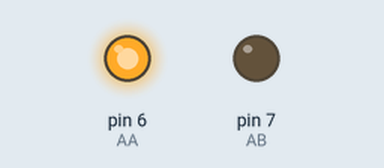
A sketch run on a simulated Arduino Uno, built with avr-gcc and run on an emulated ATmega328P. On the bench: output pins drawn as LEDs (lit = HIGH).

Above: at 0.5 s.
At 1.5 s:
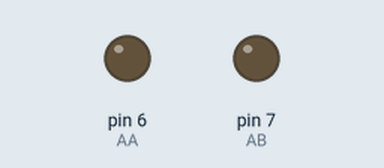
At 5.5 s:
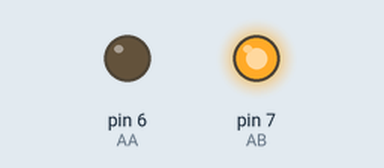
Timing chart, 0 to 6.9 s (numbered marks = the images above):
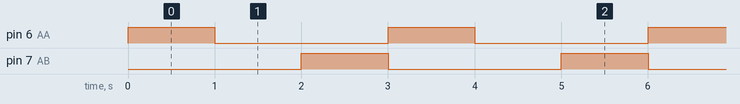

Measured:
- by itself, pin 6 (AA), pin 7 (AB): alternates HIGH for 1.0 s and LOW for 2.0 s
- by itself, everything shown: repeats every 3.0 s, in 3 steps

The sketch:

motor.ino
```cpp
int AA = 6;               //모터A의 A를 6번 핀에 배치
int AB = 7;               //모터A의 B를 7번 핀에 배치

void setup()
{
  pinMode(AA, OUTPUT);
  pinMode(AB, OUTPUT);

}

void loop()
{
  digitalWrite(AA, HIGH);          //모터A를 정회전
  digitalWrite(AB, LOW);
  delay(1000);


  digitalWrite(AA, LOW);           //모터A를 역회전
  digitalWrite(AB, LOW);
  delay(1000);

  digitalWrite(AA, LOW);          //모터A를 정회전
  digitalWrite(AB, HIGH);
  delay(1000);

}
```
